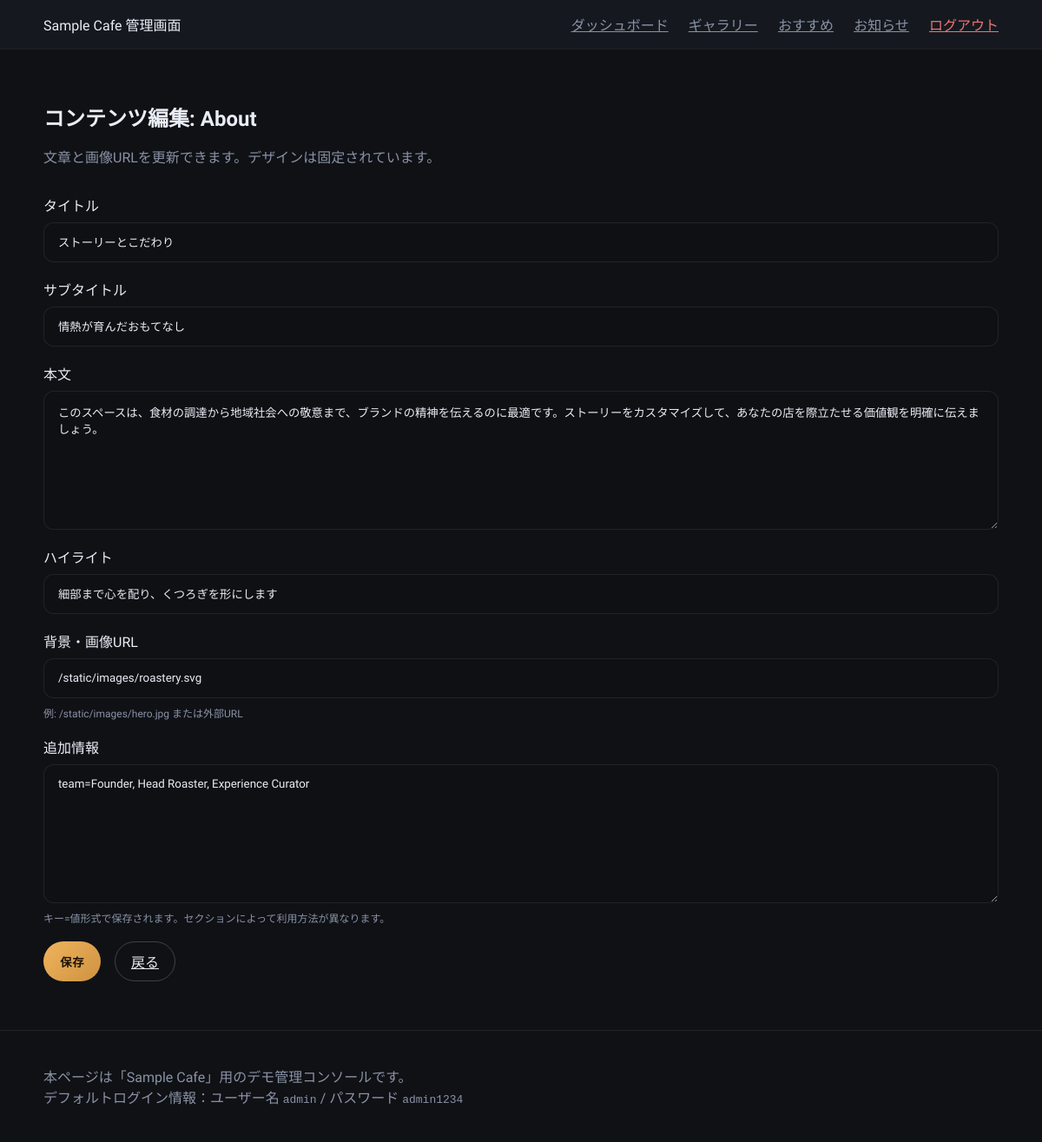
The app's page /admin/content/about (signed in) with its own data.
### tables this page shows
CREATE TABLE site_content (
            id INTEGER PRIMARY KEY AUTOINCREMENT,
            section TEXT UNIQUE NOT NULL,
            title TEXT,
            subtitle TEXT,
            body TEXT,
            highlight TEXT,
            image TEXT,
            extra_info TEXT
        );

### app.py (the view, shortened to what this page needs)
    @login_required
    def edit_content(section):
        content = fetch_content(section)
        if not content:
            flash("セクションが見つかりません。", "danger")
            return redirect(url_for("admin.dashboard"))
        return render_template("admin/edit_content.html", content=content)

### app.py (called while the page is built)
def get_db_connection():
    conn = sqlite3.connect(DATABASE_PATH)
    conn.row_factory = sqlite3.Row
    return conn

def fetch_content(section: str):
    conn = get_db_connection()
    row = conn.execute(
        "SELECT * FROM site_content WHERE section = ?", (section,)
    ).fetchone()
    conn.close()
    return dict(row) if row is not None else None

### templates/admin/edit_content.html (shortened to what this page needs)
{% extends 'admin/base.html' %}
{% block content %}
<section class="form-section">
    <header>
        <h1>コンテンツ編集: {{ content['section'].title() }}</h1>
        <p>文章と画像URLを更新できます。デザインは固定されています。</p>
    </header>
    <form method="post" class="form-grid">
        <label>タイトル
            <input type="text" name="title" value="{{ content['title'] }}" required>
        </label>
        <label>サブタイトル
            <input type="text" name="subtitle" value="{{ content['subtitle'] }}">
        </label>
        <label>本文
            <textarea name="body" rows="6">{{ content['body'] }}</textarea>
        </label>
        <label>ハイライト
            <input type="text" name="highlight" value="{{ content['highlight'] }}">
        </label>
        <label>背景・画像URL
            <input type="text" name="image" value="{{ content['image'] }}">
            <span class="form-hint">例: /static/images/hero.jpg または外部URL</span>
        </label>
        <label>追加情報
            <textarea name="extra_info" rows="4">{{ content['extra_info'] }}</textarea>
            <span class="form-hint">キー=値形式で保存されます。セクションによって利用方法が異なります。</span>
        </label>
        <div class="form-actions">
            <button type="submit" class="btn-primary">保存</button>
            <a href="{{ url_for('admin.dashboard') }}" class="btn-outline">戻る</a>
        </div>
    </form>
</section>
{% endblock %}

### static/css/admin.css (style rules this page uses)
:root { --bg: #0f1115; --surface: #161a20; --surface-alt: #1f242c; --text: #e9edf5; --muted: #8a92a6; --accent: #f0b35d; --accent-dark: #ce9341; --radius: 18px; }
* { box-sizing: border-box; }
body { margin: 0; font-family: 'Work Sans', sans-serif; background: var(--bg); color: var(--text); }
.btn-primary { background: linear-gradient(135deg, var(--accent), var(--accent-dark)); color: #1a1208; border: none; padding: 0.85rem 1.2rem; border-radius: 999px; font-weight: 600; letter-spacing: 0.05em; cursor: pointer; transition: transform 0.3s ease, box-shadow 0.3s ease; }
.btn-outline { background: transparent; border: 1px solid rgba(255,255,255,0.2); color: var(--text); padding: 0.6rem 1.1rem; border-radius: 999px; cursor: pointer; transition: background 0.3s ease; }
.form-section header h1 { margin-bottom: 0.5rem; }
.form-section header p { color: var(--muted); }
.form-grid { display: grid; gap: 1.2rem; margin-top: 2rem; }
.form-grid label { display: grid; gap: 0.5rem; font-weight: 500; }
.form-grid input, .form-grid textarea, .upload-form input, .upload-form textarea { padding: 0.9rem 1rem; border-radius: 12px; border: 1px solid rgba(255,255,255,0.08); background: rgba(15, 17, 21, 0.8); color: var(--text); font-family: inherit; }
.form-grid textarea { min-height: 160px; }
.form-hint { font-size: 0.75rem; color: var(--muted); }
.form-actions { display: flex; gap: 1rem; }

### records on screen
site_content: section "About", title "ストーリーとこだわり", subtitle "情熱が育んだおもてなし", body "このスペースは、食材の調達から地域社会への敬意まで、ブランドの精神を伝えるのに最適です。ストーリーをカスタマイズして、あなたの店を際立たせる価値観を明確に伝えましょう。", highlight "細部まで心を配り、くつろぎを形にします", image "/static/images/roastery.svg", extra_info "team=Founder, Head Roaster, Experience Curator"
